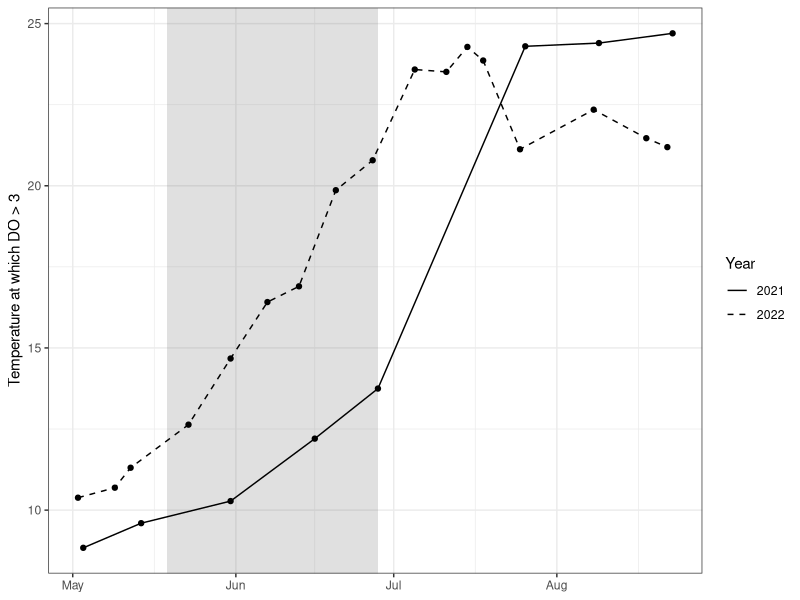
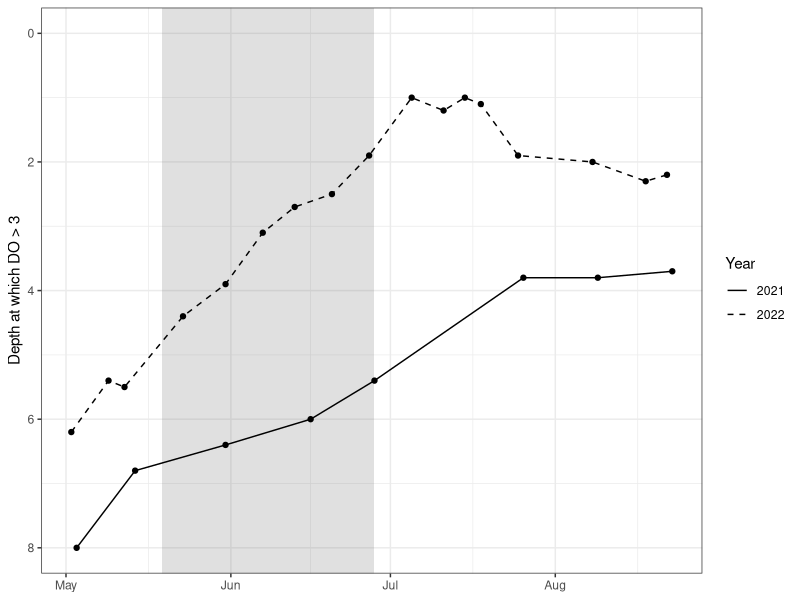

Recreate these plots in R, in order.
## ---- chunk 1
knitr::opts_chunk$set(echo = TRUE)
library(tidyverse)
library(lubridate)

df.final <- read_csv("../Processed_data/CTD trimmed.csv")
## ---- chunk 2
oxy <- df.final%>%
  filter(DO_mgL<3)%>%
  group_by(Date,Site)%>%
  summarize(tdo3 = Temp_C[which.min(Depth_m)],
            Depth_m = min(Depth_m))%>%
  mutate(Year = as.factor(year(Date)),
         Date_22 = Date)%>%
  filter(year(Date)%in% c(2021,2022))
year(oxy$Date_22)=2022

lines_rect <- data.frame(closed = as.Date("2022-06-28"), opened = as.Date("2022-05-19"), Year = 2022, year_class = "2022")

jpeg("../Figs/SI_TDO3.jpg",res = 300, units = "in",width = 6, height = 4)
oxy%>%
  filter(Site==50,
         month(Date)>4,
         month(Date)<9)%>%
  ggplot()+
  geom_rect(aes(xmin = opened,xmax = closed,ymin=-Inf,ymax=Inf),
              fill = "grey40", data = lines_rect, alpha = 0.2)+
  geom_point(aes(x = Date_22, y = tdo3))+
  geom_line(aes(x = Date_22, y = tdo3, lty = Year))+
  ylab("Temperature at which DO > 3")+
  scale_linetype_manual(values = c("solid","dashed"))+
  theme_bw()+
  theme(axis.title.x = element_blank())
dev.off()

jpeg("../Figs/SI_Depth_DO3.jpg",res = 300, units = "in",width = 6, height = 4)
oxy%>%
  filter(Site==50,
         month(Date)>4,
         month(Date)<9)%>%
  ggplot()+
  geom_rect(aes(xmin = opened,xmax = closed,ymin=-Inf,ymax=Inf),
              fill = "grey40", data = lines_rect, alpha = 0.2)+
  geom_point(aes(x = Date_22, y = Depth_m))+
  geom_line(aes(x = Date_22, y = Depth_m, lty = Year))+
  ylab("Depth at which DO > 3")+
  scale_linetype_manual(values = c("solid","dashed"))+
  scale_y_reverse(lim = c(NA,0))+
  theme_bw()+
  theme(axis.title.x = element_blank())
dev.off()
